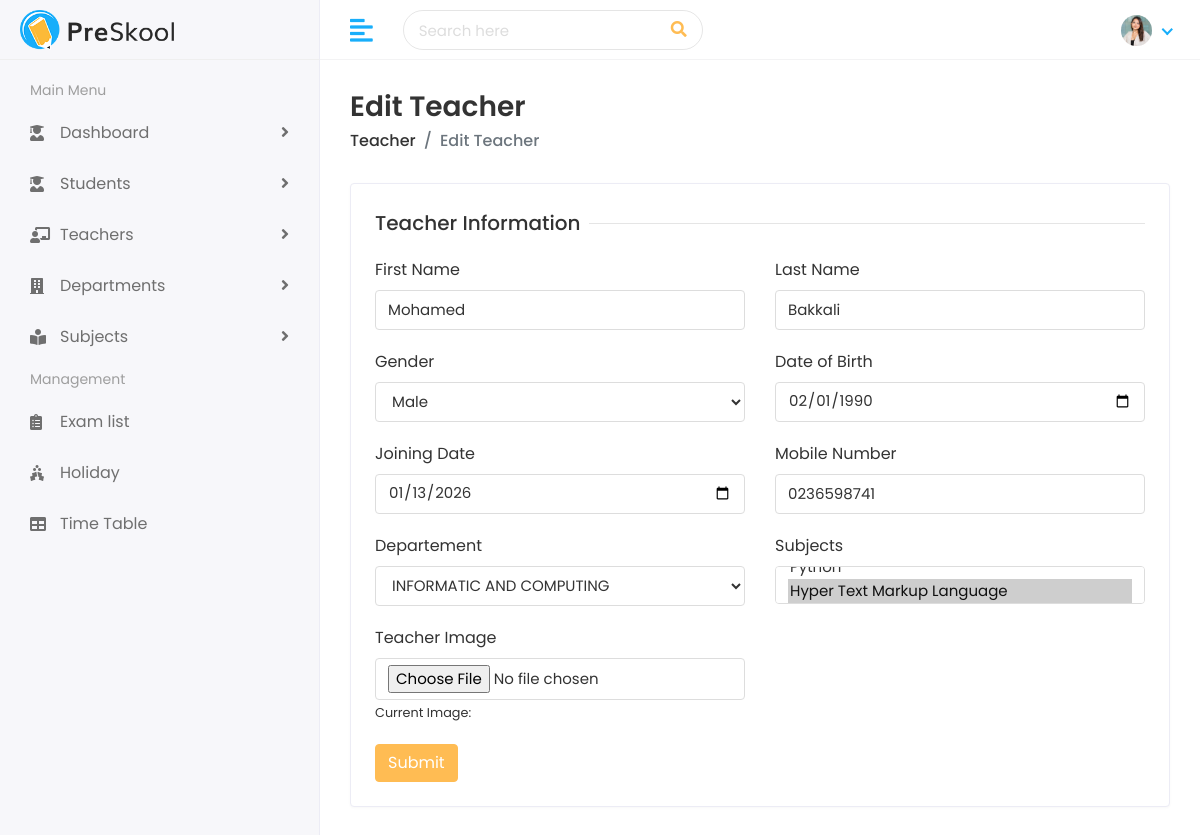
The page /teacher/edit/8/ (signed in) on the database as committed earlier.
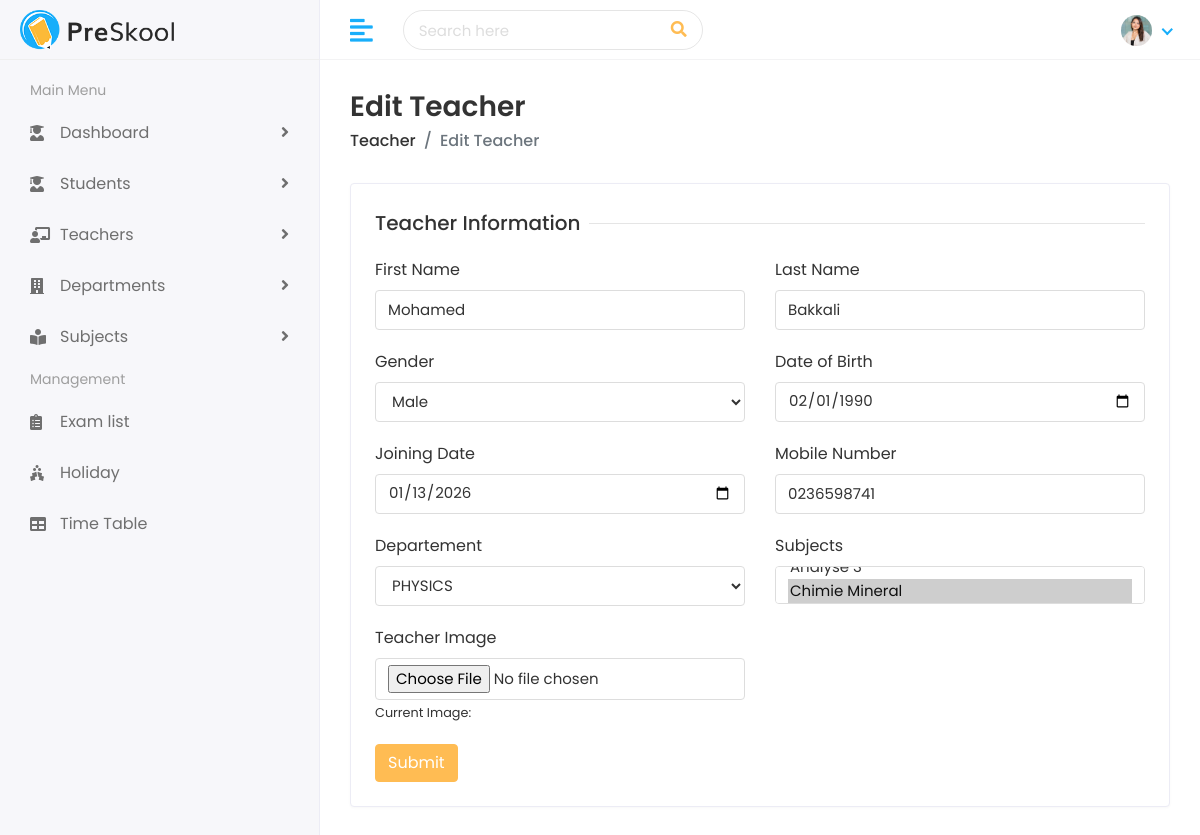
The same page on the database as committed later.
### teacher/models.py (models this page shows, shortened)
class Teacher(models.Model):
    first_name = models.CharField(max_length=100)
    last_name = models.CharField(max_length=100)
    gender = models.CharField(max_length=10, choices=[('Male','Male'), ('Female','Female')])
    date_of_birth = models.DateField()
    joining_date = models.DateField()
    mobile_number = models.CharField(max_length=15)
    teacher_image = models.ImageField(upload_to='teachers/', blank=True)
    departement = models.ForeignKey(
        Departement,
        on_delete=models.SET_NULL,
        null=True,
        blank=True,
        related_name='teachers'
    )
    subjects = models.ManyToManyField(
        Subject,
        blank=True,
        related_name='teachers'
    )

### departement/models.py (models this page shows, shortened)
class Departement(models.Model):
    name = models.CharField(max_length=150, unique=True)
    code = models.CharField(max_length=10, unique=True)
    description = models.TextField(blank=True, null=True)
    created_at = models.DateField(auto_now_add=True)

### subject/models.py (models this page shows, shortened)
class Subject(models.Model):
    name = models.CharField(max_length=150)
    code = models.CharField(max_length=10, unique=True)
    description = models.TextField(blank=True, null=True)
    departement = models.ForeignKey(
        Departement,
        on_delete=models.CASCADE,
        related_name='subjects',
    )

### teacher/views.py (the view)
# urls.py: path('edit/<str:teacher_id>/', views.edit_teacher, name="edit_teacher"),
@login_required
@user_passes_test(is_admin)
def edit_teacher(request, teacher_id):
    teacher = Teacher.objects.get(id = teacher_id)
    departements_list = Departement.objects.all()
    subjects_list = Subject.objects.all()
    context = {'departements_list': departements_list, 'teacher' : teacher, 'subjects_list':subjects_list}
    if request.method == 'POST':
        teacher.first_name = request.POST.get('first_name')
        teacher.last_name = request.POST.get('last_name')
        teacher.gender = request.POST.get('gender')
        teacher.date_of_birth = request.POST.get('date_of_birth')
        teacher.joining_date = request.POST.get('joining_date')
        teacher.mobile_number = request.POST.get('mobile_number')
        teacher.teacher_image = request.FILES.get('teacher_image')
        departement_id = request.POST.get('departement_id')
        if (departement_id):
            teacher.departement = Departement.objects.get(id = departement_id)
        else :
            teacher.departement = None
        subjects_ids = request.POST.getlist('subject_id')
        subjects = Subject.objects.filter(id__in=subjects_ids)
        teacher.subjects.set(subjects)
        if request.FILES.get('teacher_image'):
            teacher.teacher_image = request.FILES.get('teacher_image')
        teacher.save()
        messages.success(request, 'Teacher edited Successfully')
        return redirect('teacher_list')
    else:
        return render(request, 'teachers/edit-teacher.html', context)

### teacher/views.py (called while the page is built)
def is_admin(user):
    return user.is_admin

### templates/teachers/edit-teacher.html (shortened to what the changed rows need)
{% extends 'Home/base.html' %} {% load static %} {% block body %}
<div class="page-wrapper">
    <div class="content container-fluid">
        <div class="row">
            <div class="col-sm-12">
                <div class="card">
                    <div class="card-body">
                        <form method="POST" enctype="multipart/form-data">
                            <div class="row">
                                <div class="col-12 col-sm-6">
                                    <div class="form-group">
                                        <label>First Name</label>
                                        <input type="text" name="first_name" class="form-control" value="{{ teacher.first_name }}">
                                    </div>
                                </div>
                                <div class="col-12 col-sm-6">
                                    <div class="form-group">
                                        <label>Last Name</label>
                                        <input type="text" name="last_name" class="form-control" value="{{ teacher.last_name }}">
                                    </div>
                                </div>
                                <div class="col-12 col-sm-6">
                                    <div class="form-group">
                                        <label>Gender</label>
                                        <select name="gender" class="form-control">
                                            <option value="Male" {% if teacher.gender == 'Male' %}selected{% endif %}>Male</option>
                                        </select>
                                    </div>
                                </div>
                                <div class="col-12 col-sm-6">
                                    <div class="form-group">
                                        <label>Date of Birth</label>
                                        <input type="date" name="date_of_birth" class="form-control" value="{{ teacher.date_of_birth|date:'Y-m-d' }}">
                                    </div>
                                </div>
                                <div class="col-12 col-sm-6">
                                    <div class="form-group">
                                        <label>Joining Date</label>
                                        <input type="date" name="joining_date" class="form-control" value="{{ teacher.joining_date|date:'Y-m-d' }}">
                                    </div>
                                </div>
                                <div class="col-12 col-sm-6">
                                    <div class="form-group">
                                        <label>Mobile Number</label>
                                        <input type="text" name="mobile_number" class="form-control" value="{{ teacher.mobile_number }}">
                                    </div>
                                </div>
                                <div class="col-12 col-sm-6">
                                    <div class="form-group">
                                        <label>Departement</label>
                                        <select name="departement_id" class="form-control">
                                          {% for departement in departements_list %}
                                          <option value="{{departement.id}}" {% if teacher.departement.id == departement.id %}selected{% endif %}>{{departement.name}}</option>
                                          {% endfor %}
                                        </select>
                                    </div>
                                </div>
                                <div class="col-12 col-sm-6">
                                    <div class="form-group">
                                       <label>Subjects</label>
                                       <select class="form-control" multiple name="subject_id" size="1">
                                          {% for subject in subjects_list %}
                                          <option value="{{subject.id}}" {% if subject in teacher.subjects.all %}selected{% endif %}>{{subject.name}}</option>
                                          {% endfor %}
                                       </select>
                                    </div>
                                 </div>
                            </div>
                        </form>
                    </div>
                </div>
            </div>
        </div>
      </div>
    </div>
  </div>
{% endblock %}

Rows that differ between the two databases and show on the page:
changed Teacher "Mohamed": departement_id "INFORMATIC AND COMPUTING" → "PHYSICS"; subject_id "Hyper Text Markup Language ☑" → "Chimie Mineral ☑"
